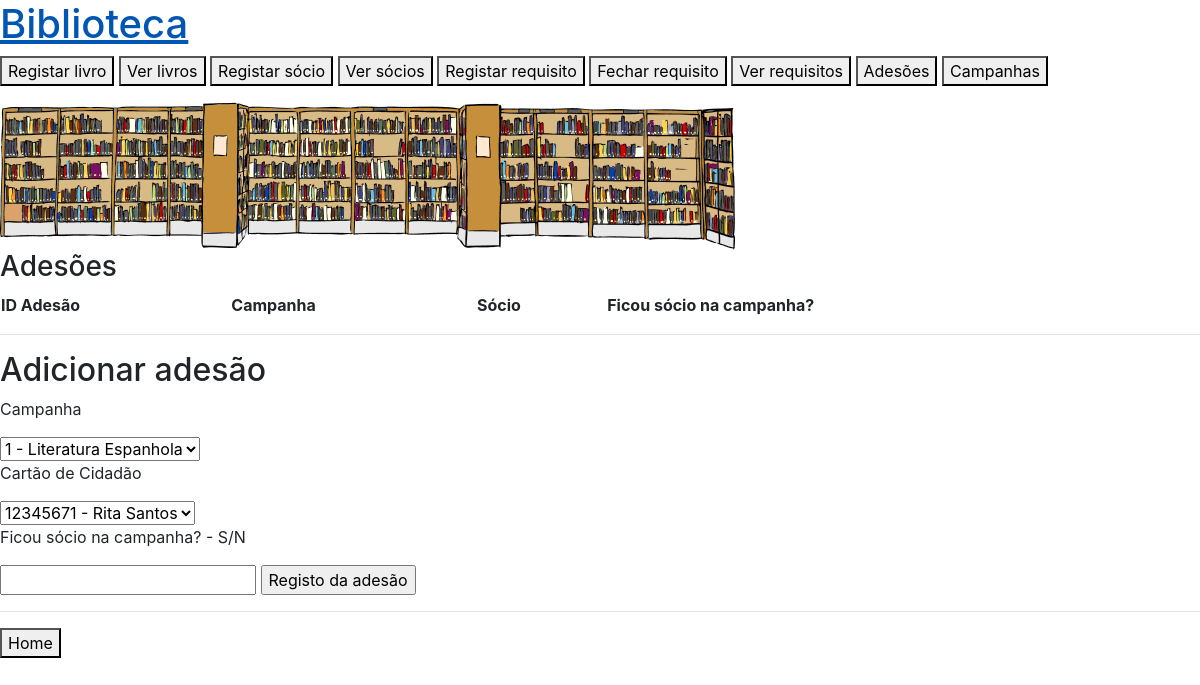
The page /socio_camp on the database as committed earlier.
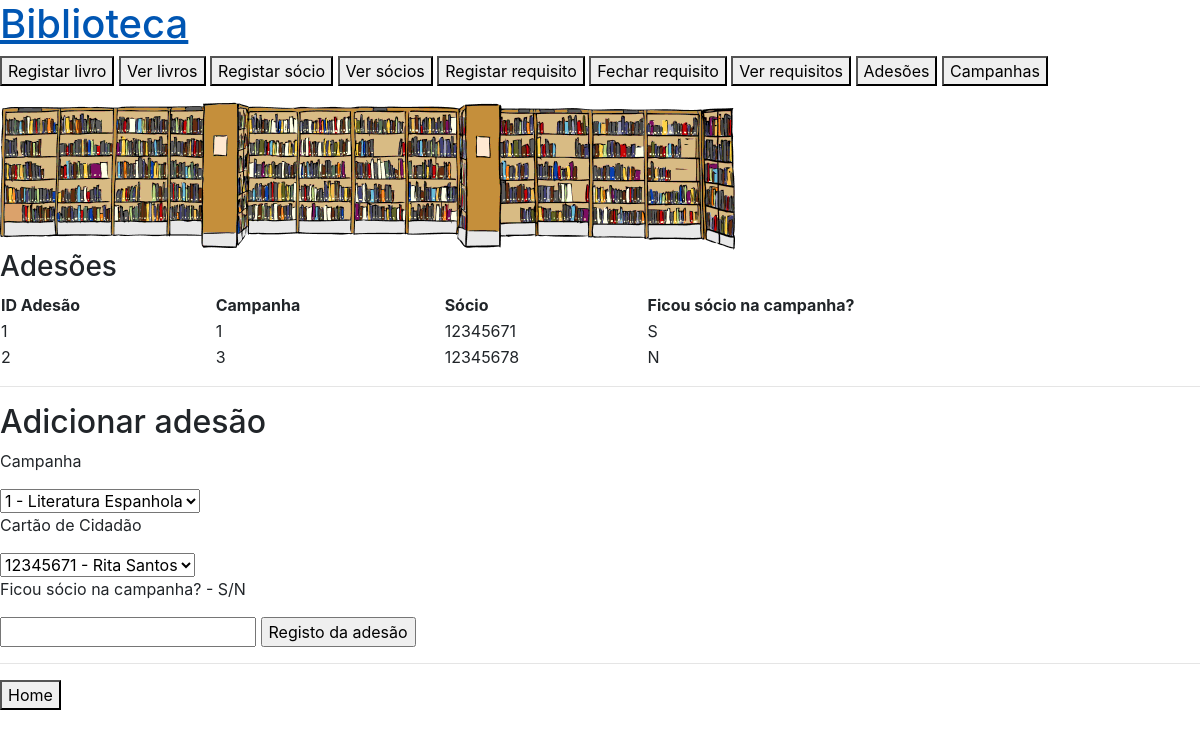
The same page on the database as committed later.
### app.py (models this page shows)
class Socio_Camp(db.Model):
    __tablename__ = 'socio_camp'
    id_sc = db.Column(db.Integer, primary_key=True)
    id_camp_sc = db.Column(db.Integer, db.ForeignKey('campanha.id_camp'))
    cc_sc = db.Column(db.Integer, db.ForeignKey('socio.cc'))
    novo = db.Column(db.String(1))

### app.py (the view)
@app.route('/socio_camp', methods=['GET'])
def socio_camp():
    campanhas = Campanha.query.all()
    socios = Socio.query.all()
    sc = Socio_Camp.query.all()
    return render_template('socio_camp.html', campanhas=campanhas, sc=sc, socios=socios)

### templates/socio_camp.html (shortened to what this page needs)
{% extends "base.html"%}  {%block content%}
<h3>Adesões</h3>
<table style="width: 100%">
    <tr>
        <th>ID Adesão</th>
        <th>Campanha</th>
        <th>Sócio</th>
        <th>Ficou sócio na campanha?</th>
    </tr>
    {% for sc in sc %}
    <tr>
        <td>{{sc.id_sc}}</td>
        <td>{{sc.id_camp_sc}}</td>
        <td>{{sc.cc_sc}}</td>
        <td>{{sc.novo}}</td>
        {% endfor %}
    </tr>
</table>
<hr />
<h2>Adicionar adesão</h2>
<form action="/socio_camp2" method="post">
    <p>Campanha</p>
    <select name="campa" id="campa">
        {% for camp in campanhas %}
        <option value="{{ camp.id_camp}}">
            {{camp.id_camp}} - {{camp.nome_camp}}
        </option>
        {% endfor %}
    </select>
    <p>Cartão de Cidadão</p>
    <select name="ccs" id="ccs">
    {% for socio in socios %}
        <option value="{{ socio.cc }}">{{socio.cc}} - {{socio.nome_soc}}</option>
    {% endfor %}
    </select>
    <p>Ficou sócio na campanha? - S/N</p>
    <input type="text" id="novo" name="novo" required="required" class="novo" >
    <input type="submit" class="sub" value="Registo da adesão" />
</form>
<hr />
<a href="/"><button type="button">Home</button></a>
{%endblock%}

Rows that differ between the two databases and show on the page:
added Socio_Camp: id_sc "1", id_camp_sc "1", cc_sc "12345671", novo "S"
added Socio_Camp: id_sc "2", id_camp_sc "3", cc_sc "12345678", novo "N"
